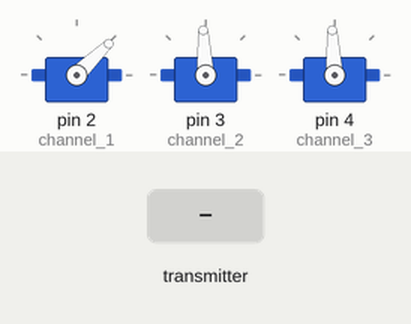
Simulated run of this sketch. Board: Arduino Uno, built with avr-gcc and run on an emulated ATmega328P. Shown: 3 × servo. The inputs (shaded band) are chosen by the test bench. No radio packets arrive unless stated; what the sketch prints to the serial monitor is not drawn.

Above: at 1.2 s.
1.3 s: the transmitter starts sending ch1 = 64
At 1.9 s:
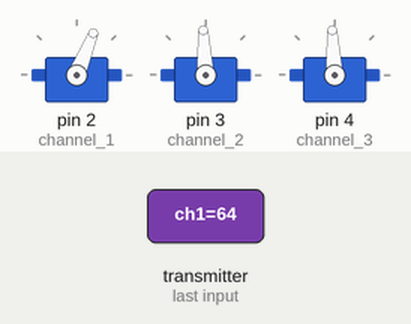
2.8 s: the transmitter starts sending ch2 = 0
At 4.0 s:
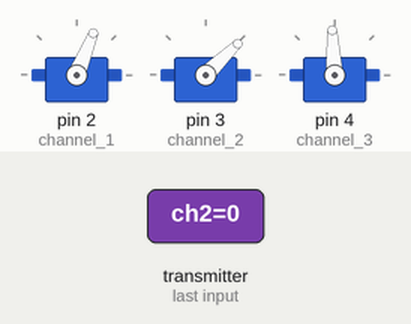
4.3 s: the transmitter starts sending ch3 = 0
At 5.3 s:
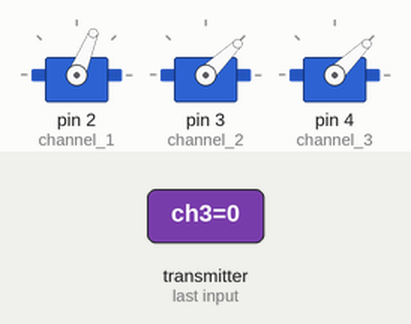
5.8 s: the transmitter starts sending ch1 = 0
At 6.5 s:
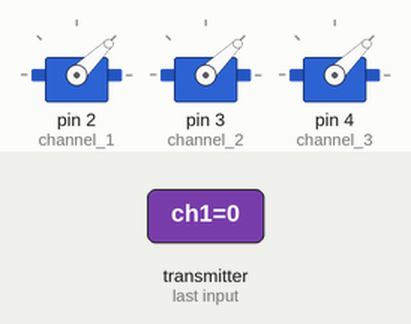
7.3 s: the transmitter starts sending ch2 = 64
At 7.6 s:
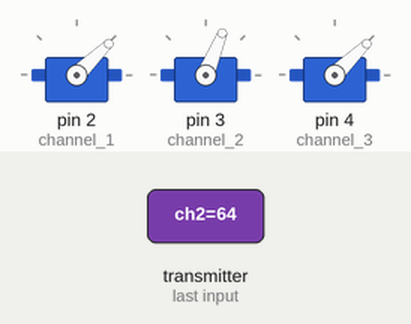
8.8 s: the transmitter starts sending ch3 = 64
At 9.9 s:
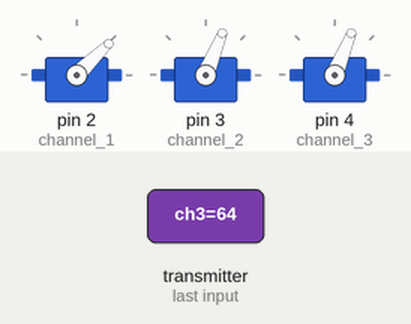
Timing chart, 0 to 11.3 s (numbered marks = the images above; inputs shaded):
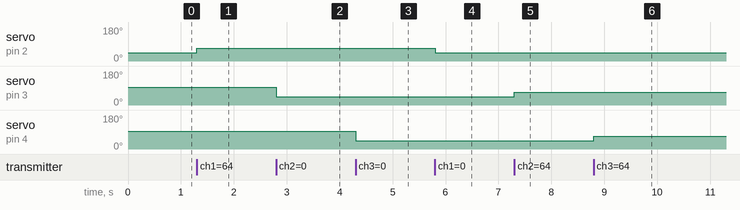

The sketch:

alici_kod.ino
```cpp
#include <SPI.h>
#include <nRF24L01.h>
#include <RF24.h>
#include <Servo.h>
#include <Wire.h>
#include <MPU6050.h>
MPU6050 mpu;
Servo servoX;  // X eksenine bağlı servo motor
Servo servoY;  // Y eksenine bağlı servo motor

const uint64_t pipeIn = 0xE8E8F0F0E1LL;
RF24 radio(9, 10);  //CSN and CE pins


struct Received_data {
  byte ch1;
  byte ch2;
  byte ch3;
  byte ch4;
  };

Received_data received_data;

Servo channel_1;
Servo channel_2;
Servo channel_3;
Servo channel_4;

int ch1_value = 0;
int ch2_value = 0;
int ch3_value = 0;
int ch4_value = 0;

void reset_the_Data()
{

  received_data.ch1 = 0;
  received_data.ch2 = 127;
  received_data.ch3 = 127;
  received_data.ch4 = 0;
 }


/**************************************************/

void setup()
{
Wire.begin();
  Serial.begin(9600);

  // MPU6050'yi başlat
  mpu.initialize();
  if (mpu.testConnection()) {
    Serial.println("MPU6050 bağlantısı başarılı");
  } else {
    Serial.println("MPU6050 bağlantısı başarısız");
    while (1);
  }

  //Attach the servo signal on pins from D2 to D8
  channel_1.attach(2);
  channel_2.attach(3);
  channel_3.attach(4);

  //We reset the received values
  reset_the_Data();

  //Once again, begin and radio configuration
  radio.begin();
  radio.setAutoAck(false);
  radio.setDataRate(RF24_250KBPS);
  radio.openReadingPipe(1,pipeIn);

  //We start the radio comunication
  radio.startListening();

}

/**************************************************/

unsigned long lastRecvTime = 0;

//We create the function that will read the data each certain time
void receive_the_data()
{
  while ( radio.available() ) {
  radio.read(&received_data, sizeof(Received_data));
  lastRecvTime = millis(); //Here we receive the data
}
}

/**************************************************/

void loop()
{
  //Receive the radio data
  receive_the_data();


  unsigned long now = millis();
  if ( now - lastRecvTime > 1000 ) {
    // signal lost?
    reset_the_Data();

  }


  ch1_value = map(received_data.ch1,0,255,1000,2000);
  ch2_value = map(received_data.ch2,0,255,1000,2000);
  ch3_value = map(received_data.ch3,0,255,1000,2000);
  ch4_value = map(received_data.ch4,0,1,0,1);

 if(ch4_value==0){
  channel_2.writeMicroseconds(ch2_value);
  channel_3.writeMicroseconds(ch3_value);
 }
 else if(ch4_value==1){
  int16_t ax, ay, az;
  int16_t gx, gy, gz;

  // MPU6050 verilerini oku
  mpu.getMotion6(&ax, &ay, &az, &gx, &gy, &gz);

  // X eksenindeki ivme değerini kullanarak servo açısını hesapla
  int angleX = map(ax, -17000, 17000, 0, 180);

  // Y eksenindeki ivme değerini kullanarak servo açısını hesapla
  int angleY = map(ay, -17000, 17000, 0, 180);

  // Servo motorlarının pozisyonunu ayarla
  channel_2.write(angleX);
  channel_3.write(angleY);

  // Seri monitöre verileri yazdır
  Serial.print("AX: "); Serial.print(ax);
  Serial.print(" AngleX: "); Serial.print(angleX);
  Serial.print(" AY: "); Serial.print(ay);
  Serial.print(" AngleY: "); Serial.println(angleY);

  // Kısa bir süre bekle
  delay(10);
 }
  //Creathe the PWM signals
  channel_1.writeMicroseconds(ch1_value);

  }
```

Measured:
- after the input at 1.3 s, servo on pin 2 (channel_1): 44° → 68° at once
- after the input at 2.8 s, servo on pin 3 (channel_2): 93° → 44° at once
- after the input at 4.3 s, servo on pin 4 (channel_3): 93° → 44° at once
- after the input at 5.8 s, servo on pin 2 (channel_1): 68° → 44° at once
- after the input at 7.3 s, servo on pin 3 (channel_2): 44° → 68° at once
- after the input at 8.8 s, servo on pin 4 (channel_3): 44° → 68° at once
